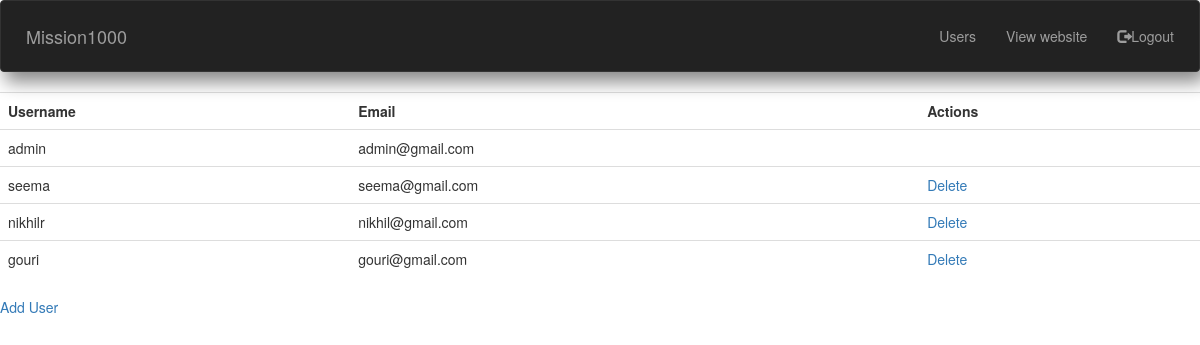
The page /admin_users.php on the database its author committed.
### tables this page shows
CREATE TABLE `member` (
  `id` int(11) NOT NULL,
  `username` varchar(120) NOT NULL,
  `email` varchar(120) NOT NULL,
  `password` varchar(15) NOT NULL,
  `type` varchar(10) NOT NULL
);

### admin_users.php (the view, shortened to what this page needs)
<?php
    include_once("connection.php");
?>
<!DOCTYPE html>
<html>
<head>
  <link rel="stylesheet" href="https://maxcdn.bootstrapcdn.com/bootstrap/3.3.7/css/bootstrap.min.css">
</head>
<body>
  <nav class="navbar navbar-inverse" id="menubar">
    <div class="container-fluid">
      <div class="navbar-header">
        <a class="navbar-brand" href="#">Mission1000</a>
      </div>
      <ul class="nav navbar-nav navbar-right">
        <li><a href="">Users</a> </li>
        <li><a href="adminhome.php">View website</a> </li>
        <li><a href="logout.php"><span class="glyphicon glyphicon-log-out"></span>Logout</a> </li>
      </ul>
    </div>
  </nav>
  <table class="table table-hover">
    <tr>
      <th>Username</th>
      <th>Email</th>
      <th>Actions</th>
    </tr>
    <?php
      $sql = "select * from member";
      $result = mysqli_query($conn, $sql);
      while ($row = mysqli_fetch_array($result)) {
      	$username = $row['username'];
      	$email  = $row['email'];
        echo "<tr>";
        echo "<td>" .$username. "</td>";
        echo "<td>" .$email. "</td>";
      ?>
      <td>
        <?php if($row['id'] != 1){?>
           <a href="deleteuser.php?del=<?php echo $row['id']; ?>" class="">Delete</a>
        <?php } ?>
      </td>
      <?php
      echo "</tr>";
    }?>
      </table>
      <a href="adduser.php" style="text-decoration:none;">Add User</a>
</body>
</html>

### admin_users.php (style rules this page uses)
#menubar { border: 1px solid; padding: 10px; box-shadow: 5px 10px 18px #888888 }

### rows shown on the page
member: username "admin", email "admin@gmail.com"
member: username "seema", email "seema@gmail.com"
member: username "nikhilr", email "nikhil@gmail.com"
member: username "gouri", email "gouri@gmail.com"
